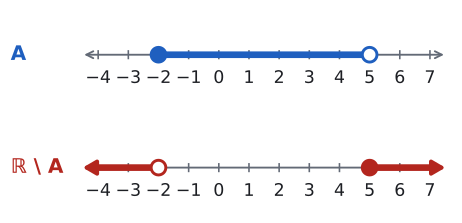

Recreate this plot in Python.
import sys; sys.path.insert(0, "tools")
from cizim import *

# A = [−2, 5) ve tümleyeni ℝ \ A = (−∞, −2) ∪ [5, ∞): uçların durumu tersine döner.
LO, HI = -4, 7
OK = dict(arrowstyle="-|>,head_width=0.35,head_length=0.6", lw=3)
fig, eks = plt.subplots(2, 1, figsize=(6, 2.8))
ax = eks[0]
sayi_dogrusu(ax, LO, HI)
ax.hlines(0, -2, 5, color=MAVI, lw=5, zorder=3)
ax.plot(-2, 0, "o", color=MAVI, markerfacecolor=MAVI, markersize=11, mew=2.2, zorder=5)
ax.plot(5, 0, "o", color=MAVI, markerfacecolor="white", markersize=11, mew=2.2, zorder=5)
ax.text(-6.9, 0, "A", va="center", fontsize=15, color=MAVI, fontweight="bold")

ax = eks[1]
sayi_dogrusu(ax, LO, HI)
ax.hlines(0, LO - 0.2, -2, color=KIRMIZI, lw=5, zorder=3)
ax.hlines(0, 5, HI + 0.2, color=KIRMIZI, lw=5, zorder=3)
ax.annotate("", xy=(LO - 0.6, 0), xytext=(LO - 0.1, 0), arrowprops=dict(color=KIRMIZI, **OK), zorder=4)
ax.annotate("", xy=(HI + 0.6, 0), xytext=(HI + 0.1, 0), arrowprops=dict(color=KIRMIZI, **OK), zorder=4)
ax.plot(-2, 0, "o", color=KIRMIZI, markerfacecolor="white", markersize=11, mew=2.2, zorder=5)
ax.plot(5, 0, "o", color=KIRMIZI, markerfacecolor=KIRMIZI, markersize=11, mew=2.2, zorder=5)
ax.text(-6.9, 0, "ℝ \\ A", va="center", fontsize=15, color=KIRMIZI, fontweight="bold")
for ax in eks: ax.set_xlim(-7, 7.8)
kaydet(fig, __file__)
